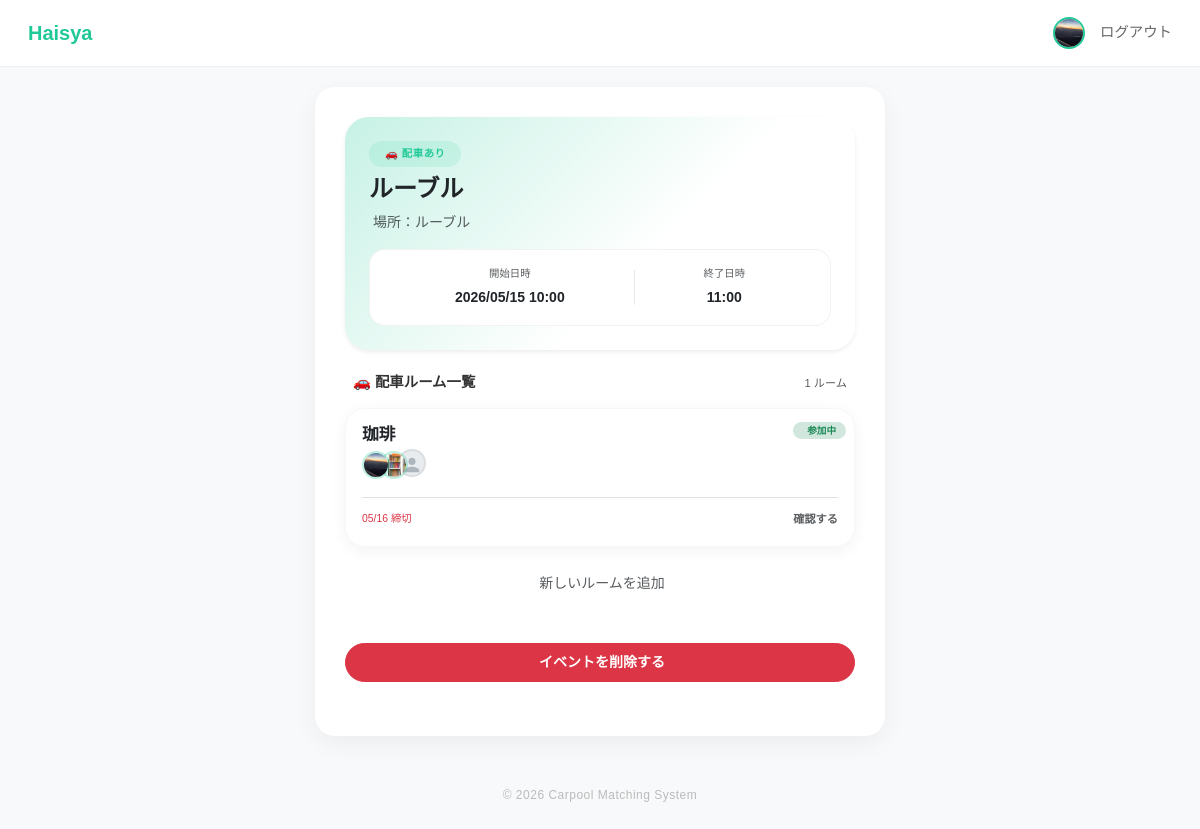
Screenshot of /events/detail/7 (signed in) with the database file from the repository.
### app/models/user.py (models this page shows)
class User(db.Model, UserMixin):
    __tablename__ = "users"
    id = db.Column(db.Integer, primary_key=True)
    username = db.Column(db.String(50), unique=True, nullable=False)
    password = db.Column(db.String(200), nullable=False)
    display_name = db.Column(db.String(50))
    icon = db.Column(db.String(200), default="default.png")
    genre = db.Column(db.String(50))  # 所属ジャンル
    age = db.Column(db.Integer)
    line_url = db.Column(db.String(200), nullable=True)
    insta_url = db.Column(db.String(200), nullable=True)
    @property
    def name(self):
        return self.display_name or self.username

### app/models/event.py (models this page shows, shortened)
class Event(db.Model):
    __tablename__ = 'events'
    id = db.Column(db.Integer, primary_key=True)
    title = db.Column(db.String(100), nullable=False)
    group_id = db.Column(db.Integer, db.ForeignKey('groups.id'), nullable=True)
    location = db.Column(db.String(200))
    start_time = db.Column(db.DateTime, nullable=False)
    end_time = db.Column(db.DateTime)
    join_code = db.Column(db.String(10), unique=True, nullable=False)
    needs_car = db.Column(db.Boolean, default=True)
    created_by = db.Column(db.Integer, db.ForeignKey('users.id'), nullable=False)
    created_at = db.Column(db.DateTime, default=datetime.utcnow)
    creator = db.relationship("User", backref=db.backref("created_events", lazy=True))
    rooms = db.relationship(
        "Room",
        backref="event",
        lazy=True,
        cascade="all, delete-orphan"
    )

### app/models/room.py (models this page shows, shortened)
class Room(db.Model):
    __tablename__ = "rooms"
    id = db.Column(db.Integer, primary_key=True)
    name = db.Column(db.String(200), nullable=False)
    description = db.Column(db.Text)
    sections = db.Column(db.Integer, default=1)
    event_id = db.Column(db.Integer, db.ForeignKey("events.id"), nullable=False)
    created_by = db.Column(db.Integer, db.ForeignKey("users.id"), nullable=False)
    deadline = db.Column(db.DateTime)
    matching_method = db.Column(db.String(50), default="default")
    created_at = db.Column(db.DateTime, default=datetime.utcnow)
    entries = db.relationship("Entry", backref="room", lazy=True, cascade="all, delete-orphan")

### app/models/entry.py (models this page shows, shortened)
class Entry(db.Model):
    __tablename__ = "entries"
    id = db.Column(db.Integer, primary_key=True)
    user_id = db.Column(db.Integer, db.ForeignKey("users.id"), nullable=False)
    room_id = db.Column(db.Integer, db.ForeignKey("rooms.id"), nullable=False)
    has_car = db.Column(db.Boolean, default=False)
    capacity = db.Column(db.Integer, default=0)
    has_rehersal = db.Column(db.Boolean, default=False) # ← これを追加しました
    schedule_id = db.Column(db.String(50))
    prefer_with = db.Column(db.String(200))
    avoid_with = db.Column(db.String(200))
    early_leave = db.Column(db.Boolean, default=False)
    created_at = db.Column(db.DateTime, default=datetime.utcnow)
    user = db.relationship("User", backref=db.backref("entries", lazy=True))

### app/events/routes.py (the view)
@events_bp.route('/detail/<int:event_id>')
@login_required
def event_detail(event_id):
    event = Event.query.get_or_404(event_id)
    joined_room_ids = [
        entry.room_id for entry in Entry.query.filter_by(user_id=current_user.id).all()
    ]
    is_admin = False
    if event.group_id:
        membership = GroupMember.query.filter_by(
            group_id=event.group_id,
            user_id=current_user.id,
            role='admin'
        ).first()
        is_admin = membership is not None
    return render_template('event_detail.html',
                           event=event,
                           joined_room_ids=joined_room_ids,
                           is_admin=is_admin)

### app/models/user.py (called while the page is built)
@login_manager.user_loader
def load_user(user_id):
    return User.query.get(int(user_id))

### app/templates/event_detail.html (shortened to what this page needs)
{% extends "layout.html" %}
{% block content %}
{% from 'macros/avatar.html' import avatar %}
<div class="main-card border-0 shadow-sm mb-4 p-4" style="border-radius: 24px; background: linear-gradient(135deg, {{ (event.group.color ~ '40') if event.group else '#ffffff' }} 0%, white 60%);">
    <div class="mb-3">
        <div class="d-flex justify-content-between align-items-start">
            <span class="badge rounded-pill px-3 py-2 mb-2 {% if event.needs_car %}bg-walica-light text-walica{% else %}bg-light text-muted{% endif %}"
                style="font-size: 0.65rem; font-weight: 600; letter-spacing: 0.5px;">
                {% if event.needs_car %}🚗 配車あり{% else %}配車なし{% endif %}
            </span>
        </div>
        <h2 class="fw-bold h4 mb-2 text-dark">{{ event.title }}</h2>
        <p class="text-muted mb-0 small">
             場所：{{ event.location or "未指定" }}
        </p>
    </div>
    <div class="bg-white rounded-4 p-3 d-flex justify-content-around text-center border" style="border-color: rgba(0,0,0,0.05) !important;">
        <div class="flex-grow-1">
            <small class="text-muted d-block mb-1" style="font-size: 0.65rem;">開始日時</small>
            <span class="fw-bold text-dark small">{{ event.start_time.strftime('%Y/%m/%d %H:%M') }}</span>
        </div>
        <div class="flex-grow-1">
            <small class="text-muted d-block mb-1" style="font-size: 0.65rem;">終了日時</small>
            <span class="fw-bold text-dark small">
                {{ event.end_time.strftime('%H:%M') if event.end_time else '--:--' }}
            </span>
        </div>
    </div>
</div>
{% if event.needs_car %}
    <div class="px-2 mb-3 d-flex justify-content-between align-items-center">
        <h6 class="fw-bold mb-0" style="font-size: 0.9rem;">🚗 配車ルーム一覧</h6>
        <span class="text-muted" style="font-size: 0.7rem;">{{ event.rooms|length }} ルーム</span>
    </div>
    {% if event.rooms %}
        <div class="d-flex flex-column gap-3 mb-4">
            {% for room in event.rooms %}
            <div class="room-card position-relative overflow-hidden p-3">
                <div class="position-absolute top-0 end-0 mt-2 me-2">
                    {% if room.id in joined_room_ids %}
                        <span class="badge rounded-pill bg-success-subtle text-success border-0" style="font-size: 0.6rem; padding: 4px 10px;">
                            参加中
                        </span>
                    {% endif %}
                </div>
                <div class="d-flex justify-content-between align-items-start">
                    <div class="flex-grow-1">
                        <div class="text-dark pe-5 mb-1">
                            <div class="fw-bold" style="font-size: 1.05rem; line-height: 1.2;">
                                {{ room.name }}
                            </div>
                        </div>
                        <div class="d-flex align-items-center me-2">
                            {% for entry in room.entries[:4] %}
                            <div style="{% if not loop.first %}margin-left: -10px;{% endif %}
                                        position: relative; z-index: {{ loop.revindex }};">
                                {{ avatar(entry.user, size=28) }}
                            </div>
                            {% endfor %}
                        </div>
                    </div>
                </div>
                <div class="mt-3 pt-2 border-top d-flex justify-content-between align-items-center">
                    <div class="small">
                        {% if room.deadline %}
                            <span class="text-danger" style="font-size: 0.65rem;">
                                 {{ room.deadline.strftime('%m/%d 締切') }}
                            </span>
                        {% else %}
                            <span class="text-muted" style="font-size: 0.65rem;">常時募集中</span>
                        {% endif %}
                    </div>
                    <a href="{{ url_for('rooms.room_detail', room_id=room.id) }}" class="text-decoration-none">
                        {% if room.id in joined_room_ids %}
                            <span class="text-muted fw-bold" style="font-size: 0.7rem;">
                                確認する
                            </span>
                        {% else %}
                            <span class="text-walica fw-bold" style="font-size: 0.7rem;">
                                参加する <i class="bi bi-chevron-right"></i>
                            </span>
                        {% endif %}
                    </a>
                </div>
            </div>
            {% endfor %}
        </div>
        <div class="text-center mb-5">
            <a href="{{ url_for('rooms.create_room', event_id=event.id) }}" class="text-muted small text-decoration-none hover-opacity">
                 新しいルームを追加
            </a>
        </div>
    {% endif %}
{% endif %}
{% if event.created_by == current_user.id or is_admin %}
<form action="{{ url_for('events.delete_event', event_id=event.id) }}" method="POST" class="mb-4"
    onsubmit="return confirm('イベント「{{ event.title }}」を削除しますか？\nルームと参加者データもすべて削除されます。')">
    <button type="submit" class="btn btn-danger btn-sm w-100 rounded-pill py-2 fw-bold">
         イベントを削除する
    </button>
</form>
{% endif %}
{% endblock %}

### app/templates/layout.html (shortened to what this page needs)
<!DOCTYPE html>
<html lang="ja">
<head>
    <link href="https://cdn.jsdelivr.net/npm/bootstrap@5.3.3/dist/css/bootstrap.min.css" rel="stylesheet">
    <link rel="stylesheet" href="{{ url_for('static', filename='main.css') }}">
</head>
<body>
<nav class="navbar navbar-walica sticky-top">
    <div class="container-fluid d-flex align-items-center">
        <a class="navbar-brand" href="/">Haisya</a>
        <div class="ms-auto d-flex align-items-center">
            {% if current_user.is_authenticated %}
                <a href="{{ url_for('profile.edit') }}" class="text-decoration-none ms-3">
                    {% set has_icon = current_user.icon and current_user.icon != 'default.png' %}
                    {% if has_icon %}
                    <img src="{{ url_for('static', filename=current_user.icon) }}"
                        alt="プロフィール"
                        class="rounded-circle"
                        style="width: 32px; height: 32px; object-fit: cover;
                                border: 2px solid var(--walica-green);">
                    {% endif %}
                </a>
                <a href="/logout" class="nav-link-custom">ログアウト</a>
            {% else %}
                <a href="/login" class="nav-link-custom">ログイン</a>
                <a href="/register" class="btn btn-walica-reverce ms-3 py-1 px-3" style="font-size:0.85rem;">新規登録</a>
            {% endif %}
        </div>
    </div>
</nav>
<div class="main-container">
    <div class="main-card">
        {% block content %}{% endblock %}
    </div>
    <footer>
        &copy; 2026 Carpool Matching System
    </footer>
</div>
</body>
</html>

### app/templates/macros/avatar.html (shortened to what this page needs)
{% macro avatar(user, size=42, is_admin=false) %}
{% set has_icon = user.icon and user.icon != 'default.png' %}
<div class="position-relative d-inline-block flex-shrink-0">
    {% if has_icon %}
    <img src="{{ url_for('static', filename=user.icon) }}"
         alt="{{ user.name }}"
         class="rounded-circle"
         style="width: {{ size }}px; height: {{ size }}px;
                object-fit: cover;
                border: 2px solid rgba(32,201,151,0.3);">
    {% else %}
    <div class="rounded-circle d-flex align-items-center justify-content-center"
         style="width: {{ size }}px; height: {{ size }}px;
                background: #e9ecef;
                border: 2px solid rgba(0,0,0,0.06);
                overflow: hidden;">
        <svg xmlns="http://www.w3.org/2000/svg"
             viewBox="0 0 24 24"
             style="width: {{ (size * 0.65) | int }}px;
                    height: {{ (size * 0.65) | int }}px;
                    margin-top: {{ (size * 0.15) | int }}px;"
             fill="#adb5bd">
            <path d="M12 12c2.7 0 4.8-2.1 4.8-4.8S14.7 2.4 12 2.4 7.2 4.5 7.2 7.2 9.3 12 12 12zm0 2.4c-3.2 0-9.6 1.6-9.6 4.8v2.4h19.2v-2.4c0-3.2-6.4-4.8-9.6-4.8z"/>
        </svg>
    </div>
    {% endif %}
</div>
{% endmacro %}

### app/static/main.css (style rules this page uses)
:root { --main-color: #eeeeee; --bg-color: white; }
.room-card { border: var(--main-color); border-radius:16px; transition:0.2s; }

### app/templates/layout.html (style rules this page uses)
:root { --walica-green: #20c997; --bg-color: #f8f9fa; --text-dark: #333333; }
body { background-color: var(--bg-color); font-family: 'Noto Sans JP', sans-serif; color: var(--text-dark); }
.navbar-walica { background-color: white; border-bottom: 1px solid #eee; padding: 0.8rem 1rem; }
.navbar-brand { font-weight: 700; color: var(--walica-green) !important; font-size: 1.25rem; }
.main-container { max-width: 600px; margin: 20px auto; padding: 0 15px; }
.main-card { background: white; border-radius: 20px; padding: 30px; box-shadow: 0 8px 24px rgba(0, 0, 0, 0.05); border: none; }
.nav-link-custom { color: #666; text-decoration: none; font-size: 0.9rem; margin-left: 15px; }
footer { color: #bbb; margin: 50px 0 30px; text-align: center; font-size: 12px; letter-spacing: 0.5px; }

### app/templates/event_detail.html (style rules this page uses)
:root { --walica-green: #20c997; }
.room-card { background: white; border-radius: 20px; box-shadow: 0 4px 15px rgba(0,0,0,0.05); border: 1px solid rgba(0,0,0,0.03); transition: transform 0.15s ease; }
.text-walica { color: var(--walica-green); }
.bg-walica-light { background-color: rgba(32, 201, 151, 0.12); }

### rows the page displays
User: icon (picture)
Event: title "ルーブル", location "ルーブル", start_time "2026/05/15 10:00", end_time "11:00"
Room: shows "参加中", name "珈琲", deadline "05/16 締切", shows "確認する"
Entry: icon (picture)
Entry: icon (picture)
Entry: {{ size }} 28 (drawn), {{ (size * 0.65) | int }} 18 (drawn)

### other values shown
{{ event.rooms|length }} "1"
